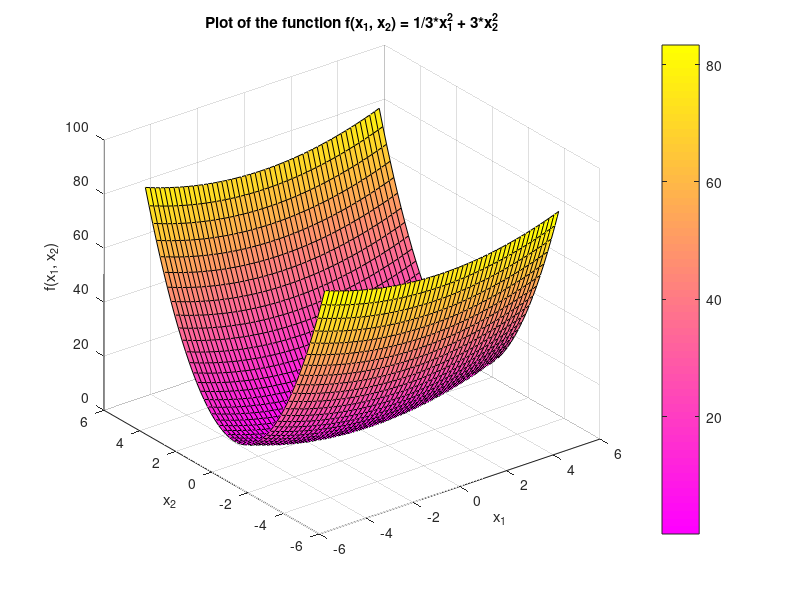

Here is the MATLAB script that generated this plot: (Note: this script raises an error after producing the figure.)
% Plot of the function f = 1/3*x_1^2 + 3*x_2^2

clearvars
clc

x_1 = linspace(-5, 5, 50);
x_2 = linspace(-5, 5, 50);
[x_1, x_2] = meshgrid(x_1, x_2);
y = 1/3*x_1.^2 + 3*x_2.^2;
surf(x_1,x_2,y)

title('Plot of the function {f(x_1, x_2) = 1/3*x_1^2 + 3*x_2^2}')
xlabel('{x_1}')
ylabel('{x_2}')
zlabel('f({x_1, x_2})')

colormap spring

c = colorbar;
c.Label.String = 'Values';